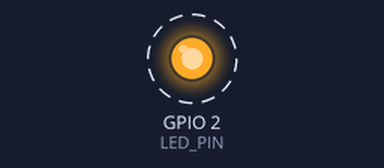
Bench run of a sketch on a simulated ESP32. On the bench: output pins drawn as LEDs (lit = HIGH). Dashed ring = blinking. What the sketch prints to the serial monitor is not drawn.

Above: at 1.5 s.
Timing chart, 0 to 5.6 s (numbered marks = the images above):
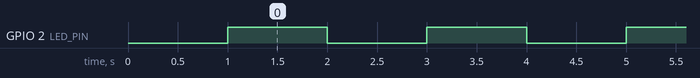

Measured:
- by itself, GPIO 2 (LED_PIN): alternates HIGH for 1.0 s and LOW for 1.0 s

The sketch:

esp_test.ino
```cpp
// ESP32 Blink Test

// Built-in LED pin - defined as constant for clarity
const int LED_PIN = 2;

void setup() {
    Serial.begin(115200);
    pinMode(LED_PIN, OUTPUT);

    // Wait for serial to be ready
    delay(1000);
    Serial.println("\nESP32 Starting...");
    Serial.println("Basic LED Blink Test");
}

void loop() {
    digitalWrite(LED_PIN, HIGH);
    Serial.println("LED ON");
    delay(1000);

    digitalWrite(LED_PIN, LOW);
    Serial.println("LED OFF");
    delay(1000);
}
```
